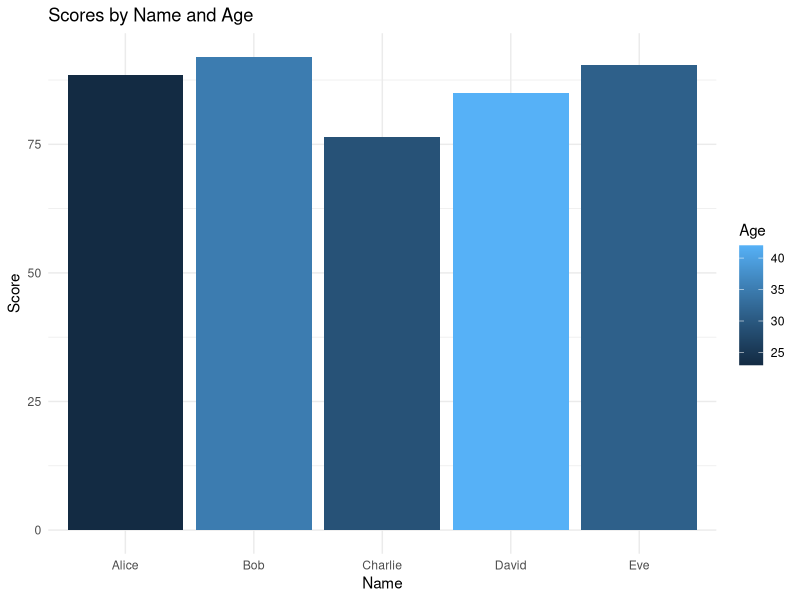

The R source for this figure:
# Create a demo R dataframe
demo_df <- data.frame(
    ID = 1:5,
    Name = c("Alice", "Bob", "Charlie", "David", "Eve"),
    Age = c(23, 35, 29, 42, 31),
    Score = c(88.5, 92.0, 76.5, 85.0, 90.5)
)

print(demo_df)
library(ggplot2)

ggplot(demo_df, aes(x = Name, y = Score, fill = Age)) +
    geom_bar(stat = "identity") +
    labs(title = "Scores by Name and Age", x = "Name", y = "Score") +
    theme_minimal()

